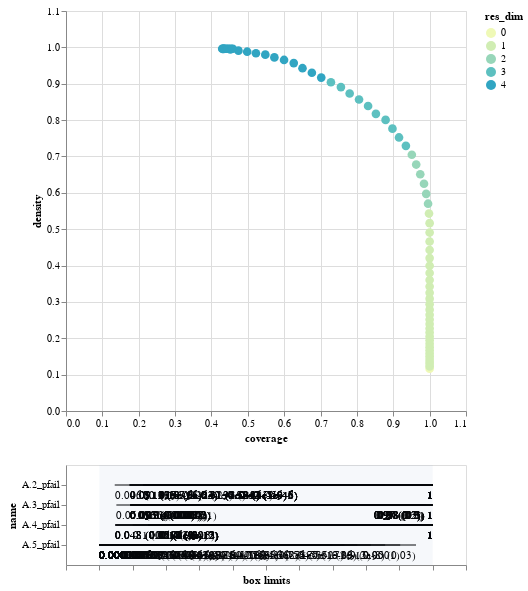

Here is the notebook cell this chart was saved with:
### Code cell
# === Step 2: Construct X
X = experiments_1.drop(columns=[
    "policy", "scenario"
])
# Drop levers from X
levers = [col for col in X.columns if "DikeIncrease" in col or "_RfR" in col or "EWS_DaysToThreat" in col]
X = X.drop(columns=levers)

# Target: deaths ≥ 0.0001 in either A.4 or A.5 (use tiny threshold if no ≥ 1 deaths found)
Y = ((outcomes_1["A.4_Expected Number of Deaths"] > 0.1) |
     (outcomes_1["A.5_Expected Number of Deaths"] > 0.1))

# === Step 3: Run PRIM ===
prim_alg = prim.Prim(X, Y, threshold=0.5)
box = prim_alg.find_box()
box.inspect_tradeoff()

### Figure 1 — Vega-Lite specification as saved in the notebook (floating-point values rounded to 4 significant figures; data arrays with more than 128 entries replaced by an {"elided": "..."} marker saying what was removed)
{"config": {"view": {"continuousWidth": 300, "continuousHeight": 300}}, "vconcat": [{"data": {"name": "data-b04f4bf6e731cab56d77afeca8874e12"}, "mark": {"type": "circle", "size": 75}, "encoding": {"color": {"field": "res_dim", "scale": {"range": ["#eff9b6", "#d0edb3", "#97d6b9", "#5dc0c0", "#31a5c2", "#1f80b8", "#2354a3", "#21318d"]}, "type": "ordinal"}, "opacity": {"condition": {"param": "param_15", "value": 1}, "value": 0.4}, "tooltip": [{"field": "id", "type": "quantitative"}, {"field": "coverage", "format": ".2", "type": "quantitative"}, {"field": "density", "format": ".2", "type": "quantitative"}, {"field": "res_dim", "type": "ordinal"}], "x": {"field": "coverage", "scale": {"domain": [0, 1.1]}, "type": "quantitative"}, "y": {"field": "density", "scale": {"domain": [0, 1.1]}, "type": "quantitative"}}, "height": 400, "name": "view_15", "width": 400}, {"layer": [{"data": {"name": "data-d6e083aa70efd88670bc099d2acf5f56"}, "mark": {"type": "rule"}, "encoding": {"x": {"axis": {"grid": false, "labels": false, "title": "box limits"}, "field": "x_lower", "scale": {"domain": [0, 1], "padding": 0.1}, "type": "quantitative"}, "x2": {"field": "x_upper"}, "y": {"field": "name", "scale": {"padding": 1.0}, "type": "nominal"}}, "transform": [{"calculate": "(datum.x1-datum.minimum)/(datum.maximum-datum.minimum)", "as": "x_lower"}, {"calculate": "(datum.x2-datum.minimum)/(datum.maximum-datum.minimum)", "as": "x_upper"}, {"filter": {"param": "param_15"}}]}, {"data": {"name": "data-d6e083aa70efd88670bc099d2acf5f56"}, "mark": {"type": "text", "align": "left", "baseline": "top", "dy": 5}, "encoding": {"text": {"field": "text", "type": "ordinal"}, "x": {"axis": {"grid": false, "labels": false, "title": "box limits"}, "field": "x_lower", "scale": {"domain": [0, 1], "padding": 0.1}, "type": "quantitative"}, "x2": {"field": "x_upper"}, "y": {"field": "name", "scale": {"padding": 1.0}, "type": "nominal"}}, "transform": [{"calculate": "(datum.x1-datum.minimum)/(datum.maximum-datum.minimum)", "as": "x_lower"}, {"calculate": "(datum.x2-datum.minimum)/(datum.maximum-datum.minimum)", "as": "x_upper"}, {"filter": {"param": "param_15"}}, {"calculate": "datum.qp_lower>0?format(datum.x1, \".2\")+\" (\"+format(datum.qp_lower, \".1~g\")+\")\" :format(datum.x1, \".2\")", "as": "text"}]}, {"data": {"name": "data-d6e083aa70efd88670bc099d2acf5f56"}, "mark": {"type": "text", "align": "right", "baseline": "top", "dy": 5}, "encoding": {"text": {"field": "text", "type": "ordinal"}, "x": {"field": "x_upper", "type": "quantitative"}, "x2": {"field": "x_upper"}, "y": {"field": "name", "scale": {"padding": 1.0}, "type": "nominal"}}, "transform": [{"calculate": "(datum.x1-datum.minimum)/(datum.maximum-datum.minimum)", "as": "x_lower"}, {"calculate": "(datum.x2-datum.minimum)/(datum.maximum-datum.minimum)", "as": "x_upper"}, {"filter": {"param": "param_15"}}, {"calculate": "datum.qp_upper>0?format(datum.x2, \".2\")+\" (\"+format(datum.qp_upper, \".1\")+\")\" :format(datum.x2, \".2\")", "as": "text"}]}, {"data": {"name": "data-97aefd6d737ded565dc732e63f74ecc6"}, "mark": {"type": "rect", "opacity": 0.05}, "encoding": {"x": {"field": "start", "type": "quantitative"}, "x2": {"field": "end"}}}, {"data": {"name": "data-4f53cda18c2baa0c0354bb5f9a3ecbe5"}, "mark": {"type": "point"}, "encoding": {"x": {"field": "x", "type": "quantitative"}, "y": {"field": "name", "type": "nominal"}}, "transform": [{"filter": {"param": "param_15"}}]}, {"data": {"name": "data-4f53cda18c2baa0c0354bb5f9a3ecbe5"}, "mark": {"type": "text", "align": "center", "baseline": "top", "dy": 5}, "encoding": {"text": {"field": "item", "type": "nominal"}, "x": {"field": "x", "type": "quantitative"}, "y": {"field": "name", "type": "nominal"}}, "transform": [{"filter": {"param": "param_15"}}]}], "width": 400}], "params": [{"name": "param_15", "select": {"type": "point", "fields": ["id"]}, "views": ["view_15"]}], "$schema": "https://vega.github.io/schema/vega-lite/v5.20.1.json", "datasets": {"data-b04f4bf6e731cab56d77afeca8874e12": [{"coverage": 1.0, "density": 0.1164, "id": 0, "k": 1164, "mass": 1.0, "mean": 0.1164, "n": 10000, "res_dim": 0}, {"coverage": 1.0, "density": 0.1225, "id": 1, "k": 1164, "mass": 0.95, "mean": 0.1225, "n": 9500, "res_dim": 1}, {"coverage": 1.0, "density": 0.129, "id": 2, "k": 1164, "mass": 0.9025, "mean": 0.129, "n": 9025, "res_dim": 1}, {"coverage": 1.0, "density": 0.1358, "id": 3, "k": 1164, "mass": 0.8573, "mean": 0.1358, "n": 8573, "res_dim": 1}, {"coverage": 1.0, "density": 0.1429, "id": 4, "k": 1164, "mass": 0.8144, "mean": 0.1429, "n": 8144, "res_dim": 1}, {"coverage": 1.0, "density": 0.1505, "id": 5, "k": 1164, "mass": 0.7736, "mean": 0.1505, "n": 7736, "res_dim": 1}, {"coverage": 1.0, "density": 0.1584, "id": 6, "k": 1164, "mass": 0.7349, "mean": 0.1584, "n": 7349, "res_dim": 1}, {"coverage": 1.0, "density": 0.1667, "id": 7, "k": 1164, "mass": 0.6981, "mean": 0.1667, "n": 6981, "res_dim": 1}, {"coverage": 1.0, "density": 0.1755, "id": 8, "k": 1164, "mass": 0.6631, "mean": 0.1755, "n": 6631, "res_dim": 1}, {"coverage": 1.0, "density": 0.1848, "id": 9, "k": 1164, "mass": 0.6299, "mean": 0.1848, "n": 6299, "res_dim": 1}, {"coverage": 1.0, "density": 0.1945, "id": 10, "k": 1164, "mass": 0.5984, "mean": 0.1945, "n": 5984, "res_dim": 1}, {"coverage": 1.0, "density": 0.2048, "id": 11, "k": 1164, "mass": 0.5684, "mean": 0.2048, "n": 5684, "res_dim": 1}, {"coverage": 1.0, "density": 0.2156, "id": 12, "k": 1164, "mass": 0.5399, "mean": 0.2156, "n": 5399, "res_dim": 1}, {"coverage": 1.0, "density": 0.2269, "id": 13, "k": 1164, "mass": 0.5129, "mean": 0.2269, "n": 5129, "res_dim": 1}, {"coverage": 1.0, "density": 0.2389, "id": 14, "k": 1164, "mass": 0.4872, "mean": 0.2389, "n": 4872, "res_dim": 1}, {"coverage": 1.0, "density": 0.2515, "id": 15, "k": 1164, "mass": 0.4628, "mean": 0.2515, "n": 4628, "res_dim": 1}, {"coverage": 1.0, "density": 0.2648, "id": 16, "k": 1164, "mass": 0.4396, "mean": 0.2648, "n": 4396, "res_dim": 1}, {"coverage": 1.0, "density": 0.2787, "id": 17, "k": 1164, "mass": 0.4176, "mean": 0.2787, "n": 4176, "res_dim": 1}, {"coverage": 1.0, "density": 0.2934, "id": 18, "k": 1164, "mass": 0.3967, "mean": 0.2934, "n": 3967, "res_dim": 1}, {"coverage": 1.0, "density": 0.3089, "id": 19, "k": 1164, "mass": 0.3768, "mean": 0.3089, "n": 3768, "res_dim": 1}, {"coverage": 1.0, "density": 0.3252, "id": 20, "k": 1164, "mass": 0.3579, "mean": 0.3252, "n": 3579, "res_dim": 1}, {"coverage": 1.0, "density": 0.3424, "id": 21, "k": 1164, "mass": 0.34, "mean": 0.3424, "n": 3400, "res_dim": 1}, {"coverage": 1.0, "density": 0.3604, "id": 22, "k": 1164, "mass": 0.323, "mean": 0.3604, "n": 3230, "res_dim": 1}, {"coverage": 1.0, "density": 0.3794, "id": 23, "k": 1164, "mass": 0.3068, "mean": 0.3794, "n": 3068, "res_dim": 1}, {"coverage": 1.0, "density": 0.3995, "id": 24, "k": 1164, "mass": 0.2914, "mean": 0.3995, "n": 2914, "res_dim": 1}, {"coverage": 1.0, "density": 0.4205, "id": 25, "k": 1164, "mass": 0.2768, "mean": 0.4205, "n": 2768, "res_dim": 1}, {"coverage": 1.0, "density": 0.4428, "id": 26, "k": 1164, "mass": 0.2629, "mean": 0.4428, "n": 2629, "res_dim": 1}, {"coverage": 1.0, "density": 0.4662, "id": 27, "k": 1164, "mass": 0.2497, "mean": 0.4662, "n": 2497, "res_dim": 1}, {"coverage": 1.0, "density": 0.4907, "id": 28, "k": 1164, "mass": 0.2372, "mean": 0.4907, "n": 2372, "res_dim": 1}, {"coverage": 1.0, "density": 0.5166, "id": 29, "k": 1164, "mass": 0.2253, "mean": 0.5166, "n": 2253, "res_dim": 1}, {"coverage": 0.9983, "density": 0.543, "id": 30, "k": 1162, "mass": 0.214, "mean": 0.543, "n": 2140, "res_dim": 1}, {"coverage": 0.9957, "density": 0.5701, "id": 31, "k": 1159, "mass": 0.2033, "mean": 0.5701, "n": 2033, "res_dim": 2}, {"coverage": 0.9905, "density": 0.5971, "id": 32, "k": 1153, "mass": 0.1931, "mean": 0.5971, "n": 1931, "res_dim": 2}, {"coverage": 0.9845, "density": 0.6249, "id": 33, "k": 1146, "mass": 0.1834, "mean": 0.6249, "n": 1834, "res_dim": 2}, {"coverage": 0.9742, "density": 0.651, "id": 34, "k": 1134, "mass": 0.1742, "mean": 0.651, "n": 1742, "res_dim": 2}, {"coverage": 0.9631, "density": 0.6778, "id": 35, "k": 1121, "mass": 0.1654, "mean": 0.6778, "n": 1654, "res_dim": 2}, {"coverage": 0.951, "density": 0.7046, "id": 36, "k": 1107, "mass": 0.1571, "mean": 0.7046, "n": 1571, "res_dim": 2}, {"coverage": 0.9347, "density": 0.7292, "id": 37, "k": 1088, "mass": 0.1492, "mean": 0.7292, "n": 1492, "res_dim": 3}, {"coverage": 0.9158, "density": 0.7523, "id": 38, "k": 1066, "mass": 0.1417, "mean": 0.7523, "n": 1417, "res_dim": 3}, {"coverage": 0.8978, "density": 0.7764, "id": 39, "k": 1045, "mass": 0.1346, "mean": 0.7764, "n": 1346, "res_dim": 3}, {"coverage": 0.8789, "density": 0.8005, "id": 40, "k": 1023, "mass": 0.1278, "mean": 0.8005, "n": 1278, "res_dim": 3}, {"coverage": 0.8522, "density": 0.8171, "id": 41, "k": 992, "mass": 0.1214, "mean": 0.8171, "n": 1214, "res_dim": 3}, {"coverage": 0.8308, "density": 0.8387, "id": 42, "k": 967, "mass": 0.1153, "mean": 0.8387, "n": 1153, "res_dim": 3}, {"coverage": 0.8058, "density": 0.8566, "id": 43, "k": 938, "mass": 0.1095, "mean": 0.8566, "n": 1095, "res_dim": 3}, {"coverage": 0.7801, "density": 0.8731, "id": 44, "k": 908, "mass": 0.104, "mean": 0.8731, "n": 1040, "res_dim": 3}, {"coverage": 0.756, "density": 0.8907, "id": 45, "k": 880, "mass": 0.0988, "mean": 0.8907, "n": 988, "res_dim": 3}, {"coverage": 0.7285, "density": 0.9041, "id": 46, "k": 848, "mass": 0.0938, "mean": 0.9041, "n": 938, "res_dim": 3}, {"coverage": 0.7019, "density": 0.9169, "id": 47, "k": 817, "mass": 0.0891, "mean": 0.9169, "n": 891, "res_dim": 4}, {"coverage": 0.6761, "density": 0.9303, "id": 48, "k": 787, "mass": 0.0846, "mean": 0.9303, "n": 846, "res_dim": 4}, {"coverage": 0.6503, "density": 0.9427, "id": 49, "k": 757, "mass": 0.0803, "mean": 0.9427, "n": 803, "res_dim": 4}, {"coverage": 0.6263, "density": 0.9567, "id": 50, "k": 729, "mass": 0.0762, "mean": 0.9567, "n": 762, "res_dim": 4}, {"coverage": 0.5997, "density": 0.9654, "id": 51, "k": 698, "mass": 0.0723, "mean": 0.9654, "n": 723, "res_dim": 4}, {"coverage": 0.573, "density": 0.9723, "id": 52, "k": 667, "mass": 0.0686, "mean": 0.9723, "n": 686, "res_dim": 4}, {"coverage": 0.5481, "density": 0.98, "id": 53, "k": 638, "mass": 0.0651, "mean": 0.98, "n": 651, "res_dim": 4}, {"coverage": 0.5223, "density": 0.9838, "id": 54, "k": 608, "mass": 0.0618, "mean": 0.9838, "n": 618, "res_dim": 4}, {"coverage": 0.4983, "density": 0.9881, "id": 55, "k": 580, "mass": 0.0587, "mean": 0.9881, "n": 587, "res_dim": 4}, {"coverage": 0.4742, "density": 0.991, "id": 56, "k": 552, "mass": 0.0557, "mean": 0.991, "n": 557, "res_dim": 4}, {"coverage": 0.4519, "density": 0.9943, "id": 57, "k": 526, "mass": 0.0529, "mean": 0.9943, "n": 529, "res_dim": 4}, {"coverage": 0.4296, "density": 0.996, "id": 58, "k": 500, "mass": 0.0502, "mean": 0.996, "n": 502, "res_dim": 4}, {"coverage": 0.4313, "density": 0.996, "id": 59, "k": 502, "mass": 0.0504, "mean": 0.996, "n": 504, "res_dim": 4}, {"coverage": 0.433, "density": 0.996, "id": 60, "k": 504, "mass": 0.0506, "mean": 0.996, "n": 506, "res_dim": 4}, {"coverage": 0.4347, "density": 0.9961, "id": 61, "k": 506, "mass": 0.0508, "mean": 0.9961, "n": 508, "res_dim": 4}, {"coverage": 0.4364, "density": 0.9961, "id": 62, "k": 508, "mass": 0.051, "mean": 0.9961, "n": 510, "res_dim": 4}, {"coverage": 0.4407, "density": 0.9961, "id": 63, "k": 513, "mass": 0.0515, "mean": 0.9961, "n": 515, "res_dim": 4}, {"coverage": 0.445, "density": 0.9962, "id": 64, "k": 518, "mass": 0.052, "mean": 0.9962, "n": 520, "res_dim": 4}, {"coverage": 0.4493, "density": 0.9962, "id": 65, "k": 523, "mass": 0.0525, "mean": 0.9962, "n": 525, "res_dim": 4}, {"coverage": 0.4545, "density": 0.9962, "id": 66, "k": 529, "mass": 0.0531, "mean": 0.9962, "n": 531, "res_dim": 4}, {"coverage": 0.4588, "density": 0.9963, "id": 67, "k": 534, "mass": 0.0536, "mean": 0.9963, "n": 536, "res_dim": 4}], "data-d6e083aa70efd88670bc099d2acf5f56": {"elided": "156 records"}, "data-97aefd6d737ded565dc732e63f74ecc6": [{"start": 0, "end": 1}], "data-4f53cda18c2baa0c0354bb5f9a3ecbe5": []}}
